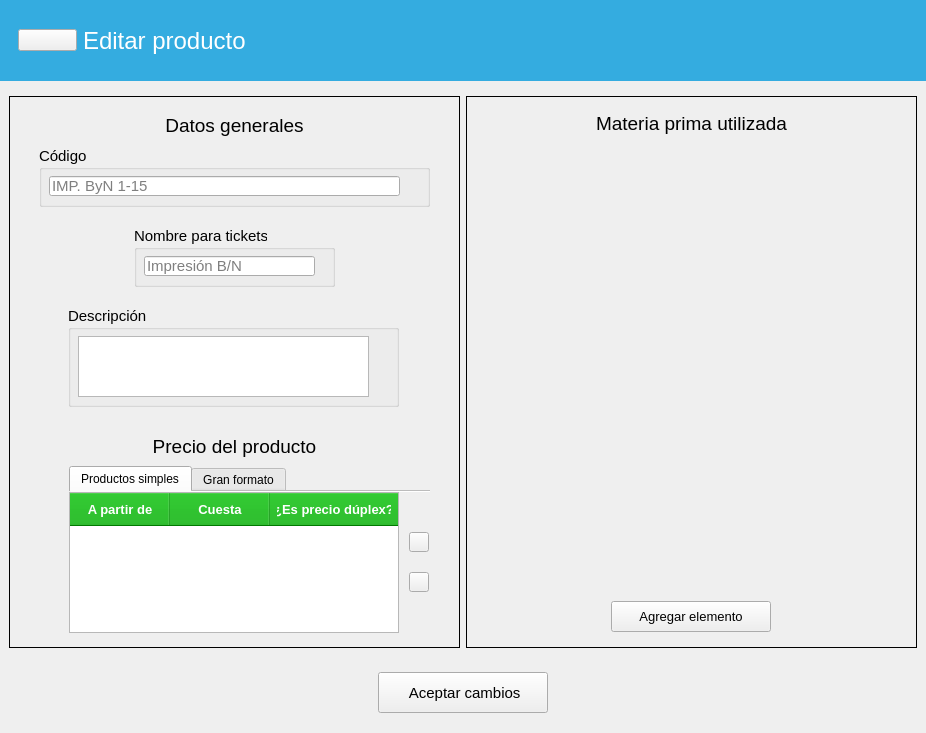
<?xml version="1.0" encoding="UTF-8"?>
<ui version="4.0">
 <class>EditarProducto</class>
 <widget class="QWidget" name="EditarProducto">
  <property name="geometry">
   <rect>
    <x>0</x>
    <y>0</y>
    <width>926</width>
    <height>733</height>
   </rect>
  </property>
  <property name="windowTitle">
   <string>Form</string>
  </property>
  <layout class="QVBoxLayout" name="verticalLayout_3">
   <property name="leftMargin">
    <number>0</number>
   </property>
   <property name="topMargin">
    <number>0</number>
   </property>
   <property name="rightMargin">
    <number>0</number>
   </property>
   <item>
    <widget class="QFrame" name="frame_4">
     <property name="styleSheet">
      <string notr="true">QFrame { background-color: rgb(52, 172, 224); border: none}</string>
     </property>
     <property name="frameShape">
      <enum>QFrame::StyledPanel</enum>
     </property>
     <property name="frameShadow">
      <enum>QFrame::Raised</enum>
     </property>
     <layout class="QHBoxLayout" name="horizontalLayout">
      <item alignment="Qt::AlignLeft">
       <widget class="QFrame" name="frame_5">
        <property name="minimumSize">
         <size>
          <width>294</width>
          <height>63</height>
         </size>
        </property>
        <property name="maximumSize">
         <size>
          <width>294</width>
          <height>63</height>
         </size>
        </property>
        <property name="styleSheet">
         <string notr="true">QFrame {border: none}</string>
        </property>
        <property name="frameShadow">
         <enum>QFrame::Raised</enum>
        </property>
        <layout class="QHBoxLayout" name="horizontalLayout_2">
         <item>
          <widget class="ClickableIcon" name="btRegresar">
           <property name="icon">
            <iconset resource="../resources.qrc">
             <normaloff>:/img/resources/images/leftarrow.png</normaloff>:/img/resources/images/leftarrow.png</iconset>
           </property>
           <property name="iconSize">
            <size>
             <width>40</width>
             <height>40</height>
            </size>
           </property>
          </widget>
         </item>
         <item>
          <widget class="QLabel" name="lbTitulo">
           <property name="minimumSize">
            <size>
             <width>211</width>
             <height>41</height>
            </size>
           </property>
           <property name="font">
            <font>
             <pointsize>18</pointsize>
            </font>
           </property>
           <property name="styleSheet">
            <string notr="true">color: rgb(255, 255, 255);</string>
           </property>
           <property name="text">
            <string>Editar producto</string>
           </property>
          </widget>
         </item>
        </layout>
       </widget>
      </item>
     </layout>
    </widget>
   </item>
   <item>
    <widget class="QFrame" name="frame">
     <property name="sizePolicy">
      <sizepolicy hsizetype="Preferred" vsizetype="Expanding">
       <horstretch>0</horstretch>
       <verstretch>0</verstretch>
      </sizepolicy>
     </property>
     <layout class="QHBoxLayout" name="horizontalLayout_3">
      <item>
       <widget class="QFrame" name="frame_2">
        <property name="sizePolicy">
         <sizepolicy hsizetype="Preferred" vsizetype="Expanding">
          <horstretch>0</horstretch>
          <verstretch>0</verstretch>
         </sizepolicy>
        </property>
        <property name="minimumSize">
         <size>
          <width>451</width>
          <height>469</height>
         </size>
        </property>
        <property name="frameShape">
         <enum>QFrame::Box</enum>
        </property>
        <property name="frameShadow">
         <enum>QFrame::Plain</enum>
        </property>
        <property name="lineWidth">
         <number>1</number>
        </property>
        <widget class="QGroupBox" name="groupBox_3">
         <property name="geometry">
          <rect>
           <x>59</x>
           <y>210</y>
           <width>331</width>
           <height>101</height>
          </rect>
         </property>
         <property name="font">
          <font>
           <family>Segoe UI</family>
           <pointsize>11</pointsize>
          </font>
         </property>
         <property name="title">
          <string>Descripción</string>
         </property>
         <widget class="QPlainTextEdit" name="txtDescripcion">
          <property name="geometry">
           <rect>
            <x>10</x>
            <y>30</y>
            <width>291</width>
            <height>61</height>
           </rect>
          </property>
          <property name="font">
           <font>
            <family>Segoe UI</family>
            <pointsize>11</pointsize>
           </font>
          </property>
         </widget>
        </widget>
        <widget class="QGroupBox" name="groupBox_4">
         <property name="geometry">
          <rect>
           <x>125</x>
           <y>130</y>
           <width>201</width>
           <height>61</height>
          </rect>
         </property>
         <property name="font">
          <font>
           <family>Segoe UI</family>
           <pointsize>11</pointsize>
          </font>
         </property>
         <property name="title">
          <string>Nombre para tickets</string>
         </property>
         <widget class="QLineEdit" name="txtNombre">
          <property name="geometry">
           <rect>
            <x>10</x>
            <y>30</y>
            <width>171</width>
            <height>20</height>
           </rect>
          </property>
          <property name="font">
           <font>
            <family>Segoe UI</family>
            <pointsize>11</pointsize>
           </font>
          </property>
          <property name="text">
           <string/>
          </property>
          <property name="placeholderText">
           <string>Impresión B/N</string>
          </property>
         </widget>
        </widget>
        <widget class="QGroupBox" name="groupBox">
         <property name="geometry">
          <rect>
           <x>30</x>
           <y>50</y>
           <width>391</width>
           <height>61</height>
          </rect>
         </property>
         <property name="font">
          <font>
           <family>Segoe UI</family>
           <pointsize>11</pointsize>
          </font>
         </property>
         <property name="title">
          <string>Código</string>
         </property>
         <widget class="QLineEdit" name="txtCodigo">
          <property name="geometry">
           <rect>
            <x>10</x>
            <y>30</y>
            <width>351</width>
            <height>20</height>
           </rect>
          </property>
          <property name="font">
           <font>
            <family>Segoe UI</family>
            <pointsize>11</pointsize>
           </font>
          </property>
          <property name="text">
           <string/>
          </property>
          <property name="placeholderText">
           <string>IMP. ByN 1-15</string>
          </property>
         </widget>
        </widget>
        <widget class="QLabel" name="label_3">
         <property name="geometry">
          <rect>
           <x>10</x>
           <y>17</y>
           <width>431</width>
           <height>25</height>
          </rect>
         </property>
         <property name="font">
          <font>
           <family>Segoe UI</family>
           <pointsize>14</pointsize>
          </font>
         </property>
         <property name="text">
          <string>Datos generales</string>
         </property>
         <property name="alignment">
          <set>Qt::AlignCenter</set>
         </property>
        </widget>
        <widget class="QLabel" name="label">
         <property name="geometry">
          <rect>
           <x>10</x>
           <y>340</y>
           <width>431</width>
           <height>21</height>
          </rect>
         </property>
         <property name="font">
          <font>
           <pointsize>14</pointsize>
          </font>
         </property>
         <property name="text">
          <string>Precio del producto</string>
         </property>
         <property name="alignment">
          <set>Qt::AlignCenter</set>
         </property>
        </widget>
        <widget class="QTabWidget" name="tabWidget">
         <property name="geometry">
          <rect>
           <x>60</x>
           <y>370</y>
           <width>361</width>
           <height>181</height>
          </rect>
         </property>
         <property name="currentIndex">
          <number>0</number>
         </property>
         <property name="documentMode">
          <bool>true</bool>
         </property>
         <widget class="QWidget" name="tab_simples">
          <attribute name="title">
           <string>Productos simples</string>
          </attribute>
          <widget class="QTableWidget" name="tabla_precios">
           <property name="geometry">
            <rect>
             <x>0</x>
             <y>0</y>
             <width>330</width>
             <height>141</height>
            </rect>
           </property>
           <property name="font">
            <font>
             <family>Segoe UI</family>
             <pointsize>10</pointsize>
            </font>
           </property>
           <property name="styleSheet">
            <string notr="true">QHeaderView::section {
	font: bold 10pt;
	color: rgb(255, 255, 255);
	background-color: rgb(0, 170, 0);

	padding: 7px;
}

QTableWidget {
	alternate-background-color: rgb(240, 240, 240);
}

QTableView {
    selection-background-color: rgb(85, 85, 255);
    selection-color: rgb(255, 255, 255);
}
QTableView:active {
    selection-background-color: rgb(85, 85, 255);
    selection-color: rgb(255, 255, 255);
}</string>
           </property>
           <property name="horizontalScrollBarPolicy">
            <enum>Qt::ScrollBarAlwaysOff</enum>
           </property>
           <property name="alternatingRowColors">
            <bool>true</bool>
           </property>
           <property name="selectionMode">
            <enum>QAbstractItemView::SingleSelection</enum>
           </property>
           <attribute name="horizontalHeaderMinimumSectionSize">
            <number>20</number>
           </attribute>
           <attribute name="horizontalHeaderStretchLastSection">
            <bool>true</bool>
           </attribute>
           <attribute name="verticalHeaderVisible">
            <bool>false</bool>
           </attribute>
           <column>
            <property name="text">
             <string>A partir de</string>
            </property>
           </column>
           <column>
            <property name="text">
             <string>Cuesta</string>
            </property>
           </column>
           <column>
            <property name="text">
             <string>¿Es precio dúplex?</string>
            </property>
           </column>
          </widget>
          <widget class="ClickableIcon" name="btAgregarIntervalo">
           <property name="geometry">
            <rect>
             <x>340</x>
             <y>40</y>
             <width>20</width>
             <height>20</height>
            </rect>
           </property>
           <property name="font">
            <font>
             <family>Segoe UI</family>
            </font>
           </property>
           <property name="icon">
            <iconset resource="../resources.qrc">
             <normaloff>:/img/resources/images/plus2.png</normaloff>:/img/resources/images/plus2.png</iconset>
           </property>
           <property name="iconSize">
            <size>
             <width>20</width>
             <height>20</height>
            </size>
           </property>
          </widget>
          <widget class="ClickableIcon" name="btEliminarIntervalo">
           <property name="geometry">
            <rect>
             <x>340</x>
             <y>80</y>
             <width>20</width>
             <height>20</height>
            </rect>
           </property>
           <property name="font">
            <font>
             <family>Segoe UI</family>
            </font>
           </property>
           <property name="icon">
            <iconset resource="../resources.qrc">
             <normaloff>:/img/resources/images/minus2.png</normaloff>:/img/resources/images/minus2.png</iconset>
           </property>
           <property name="iconSize">
            <size>
             <width>20</width>
             <height>20</height>
            </size>
           </property>
          </widget>
         </widget>
         <widget class="QWidget" name="tab_granformato">
          <attribute name="title">
           <string>Gran formato</string>
          </attribute>
          <widget class="QLabel" name="label_5">
           <property name="geometry">
            <rect>
             <x>20</x>
             <y>38</y>
             <width>201</width>
             <height>16</height>
            </rect>
           </property>
           <property name="font">
            <font>
             <family>Segoe UI</family>
             <pointsize>11</pointsize>
            </font>
           </property>
           <property name="text">
            <string>Mínimo de metros cuadrados</string>
           </property>
          </widget>
          <widget class="QLineEdit" name="txtMinM2">
           <property name="geometry">
            <rect>
             <x>232</x>
             <y>40</y>
             <width>91</width>
             <height>20</height>
            </rect>
           </property>
           <property name="font">
            <font>
             <family>Segoe UI</family>
             <pointsize>11</pointsize>
            </font>
           </property>
          </widget>
          <widget class="QLabel" name="label_6">
           <property name="geometry">
            <rect>
             <x>20</x>
             <y>78</y>
             <width>181</width>
             <height>21</height>
            </rect>
           </property>
           <property name="font">
            <font>
             <family>Segoe UI</family>
             <pointsize>11</pointsize>
            </font>
           </property>
           <property name="text">
            <string>Precio del metro cuadrado</string>
           </property>
          </widget>
          <widget class="QLineEdit" name="txtPrecio">
           <property name="geometry">
            <rect>
             <x>210</x>
             <y>80</y>
             <width>113</width>
             <height>20</height>
            </rect>
           </property>
           <property name="font">
            <font>
             <family>Segoe UI</family>
             <pointsize>11</pointsize>
            </font>
           </property>
          </widget>
         </widget>
        </widget>
       </widget>
      </item>
      <item>
       <widget class="QFrame" name="frame_6">
        <property name="frameShape">
         <enum>QFrame::Box</enum>
        </property>
        <property name="frameShadow">
         <enum>QFrame::Plain</enum>
        </property>
        <property name="lineWidth">
         <number>1</number>
        </property>
        <layout class="QVBoxLayout" name="verticalLayout_2">
         <property name="topMargin">
          <number>15</number>
         </property>
         <property name="bottomMargin">
          <number>15</number>
         </property>
         <item>
          <widget class="QLabel" name="label_2">
           <property name="font">
            <font>
             <pointsize>14</pointsize>
            </font>
           </property>
           <property name="text">
            <string>Materia prima utilizada</string>
           </property>
           <property name="alignment">
            <set>Qt::AlignCenter</set>
           </property>
          </widget>
         </item>
         <item>
          <widget class="QScrollArea" name="scrollArea">
           <property name="frameShape">
            <enum>QFrame::NoFrame</enum>
           </property>
           <property name="widgetResizable">
            <bool>true</bool>
           </property>
           <widget class="QWidget" name="scrollAreaLista">
            <property name="geometry">
             <rect>
              <x>0</x>
              <y>0</y>
              <width>431</width>
              <height>453</height>
             </rect>
            </property>
            <layout class="QVBoxLayout" name="layoutScroll">
             <property name="rightMargin">
              <number>0</number>
             </property>
            </layout>
           </widget>
          </widget>
         </item>
         <item alignment="Qt::AlignHCenter">
          <widget class="QPushButton" name="btAgregar">
           <property name="minimumSize">
            <size>
             <width>160</width>
             <height>31</height>
            </size>
           </property>
           <property name="font">
            <font>
             <pointsize>10</pointsize>
            </font>
           </property>
           <property name="text">
            <string>Agregar elemento</string>
           </property>
           <property name="icon">
            <iconset resource="../resources.qrc">
             <normaloff>:/img/resources/images/add.png</normaloff>:/img/resources/images/add.png</iconset>
           </property>
          </widget>
         </item>
        </layout>
       </widget>
      </item>
     </layout>
    </widget>
   </item>
   <item>
    <widget class="QFrame" name="frame_3">
     <layout class="QVBoxLayout" name="verticalLayout">
      <item alignment="Qt::AlignHCenter">
       <widget class="QPushButton" name="btAceptar">
        <property name="minimumSize">
         <size>
          <width>170</width>
          <height>41</height>
         </size>
        </property>
        <property name="font">
         <font>
          <family>Segoe UI</family>
          <pointsize>11</pointsize>
         </font>
        </property>
        <property name="text">
         <string notr="true"> Aceptar cambios</string>
        </property>
        <property name="icon">
         <iconset resource="../resources.qrc">
          <normaloff>:/img/resources/images/edit.png</normaloff>:/img/resources/images/edit.png</iconset>
        </property>
       </widget>
      </item>
     </layout>
    </widget>
   </item>
  </layout>
 </widget>
 <customwidgets>
  <customwidget>
   <class>ClickableIcon</class>
   <extends>QPushButton</extends>
   <header>utils.mywidgets.h</header>
  </customwidget>
 </customwidgets>
 <tabstops>
  <tabstop>txtCodigo</tabstop>
  <tabstop>txtNombre</tabstop>
  <tabstop>txtDescripcion</tabstop>
  <tabstop>tabWidget</tabstop>
  <tabstop>tabla_precios</tabstop>
  <tabstop>scrollArea</tabstop>
  <tabstop>btAgregar</tabstop>
  <tabstop>btAceptar</tabstop>
  <tabstop>btRegresar</tabstop>
  <tabstop>btAgregarIntervalo</tabstop>
  <tabstop>btEliminarIntervalo</tabstop>
  <tabstop>txtMinM2</tabstop>
  <tabstop>txtPrecio</tabstop>
 </tabstops>
 <resources>
  <include location="../resources.qrc"/>
 </resources>
 <connections/>
</ui>
